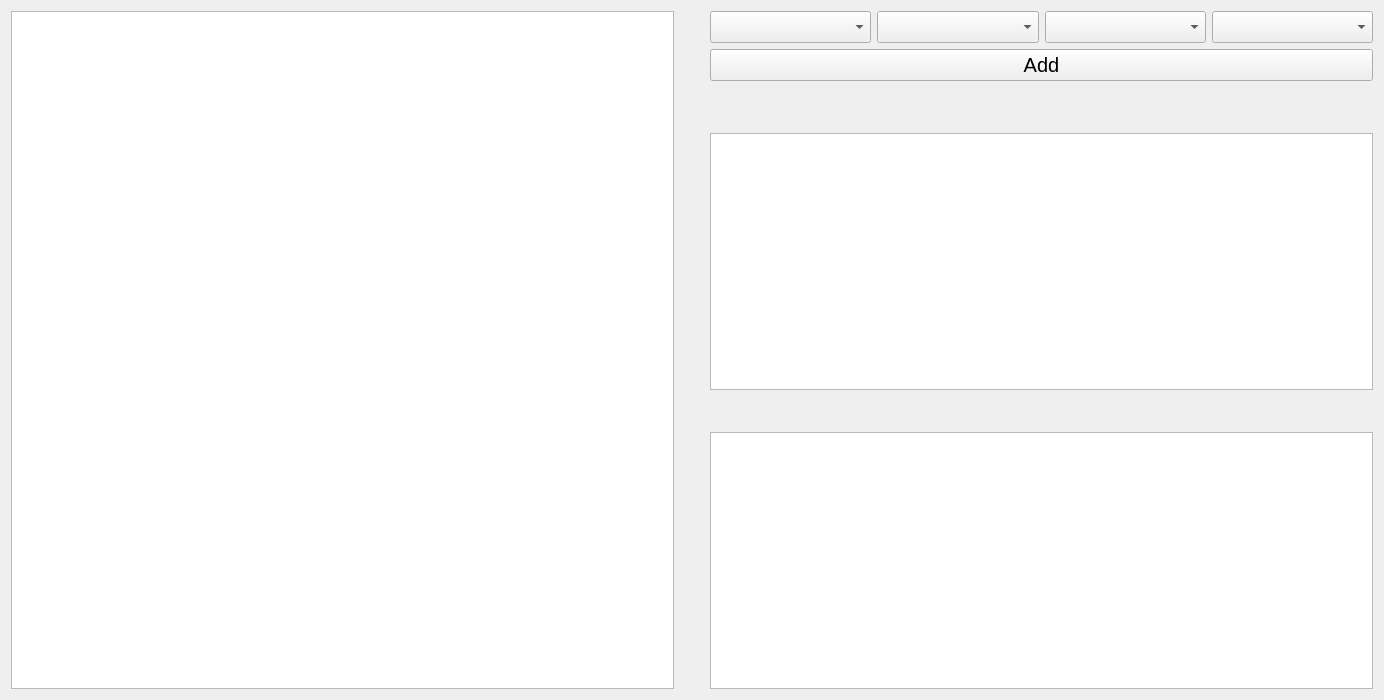
<?xml version="1.0" encoding="UTF-8"?>
<ui version="4.0">
 <class>Form</class>
 <widget class="QWidget" name="Form">
  <property name="geometry">
   <rect>
    <x>0</x>
    <y>0</y>
    <width>1384</width>
    <height>700</height>
   </rect>
  </property>
  <property name="font">
   <font>
    <pointsize>15</pointsize>
   </font>
  </property>
  <property name="windowTitle">
   <string>Form</string>
  </property>
  <layout class="QGridLayout" name="gridLayout">
   <item row="0" column="0" rowspan="6">
    <widget class="QTextEdit" name="display">
     <property name="verticalScrollBarPolicy">
      <enum>Qt::ScrollBarAsNeeded</enum>
     </property>
     <property name="horizontalScrollBarPolicy">
      <enum>Qt::ScrollBarAsNeeded</enum>
     </property>
     <property name="sizeAdjustPolicy">
      <enum>QAbstractScrollArea::AdjustIgnored</enum>
     </property>
     <property name="autoFormatting">
      <set>QTextEdit::AutoNone</set>
     </property>
     <property name="tabChangesFocus">
      <bool>false</bool>
     </property>
     <property name="readOnly">
      <bool>true</bool>
     </property>
     <property name="html">
      <string>&lt;!DOCTYPE HTML PUBLIC &quot;-//W3C//DTD HTML 4.0//EN&quot; &quot;http://www.w3.org/TR/REC-html40/strict.dtd&quot;&gt;
&lt;html&gt;&lt;head&gt;&lt;meta name=&quot;qrichtext&quot; content=&quot;1&quot; /&gt;&lt;style type=&quot;text/css&quot;&gt;
p, li { white-space: pre-wrap; }
&lt;/style&gt;&lt;/head&gt;&lt;body style=&quot; font-family:'MS Shell Dlg 2'; font-size:15pt; font-weight:400; font-style:normal;&quot;&gt;
&lt;p style=&quot;-qt-paragraph-type:empty; margin-top:0px; margin-bottom:0px; margin-left:0px; margin-right:0px; -qt-block-indent:0; text-indent:0px;&quot;&gt;&lt;br /&gt;&lt;/p&gt;&lt;/body&gt;&lt;/html&gt;</string>
     </property>
    </widget>
   </item>
   <item row="3" column="2">
    <widget class="QTextEdit" name="console"/>
   </item>
   <item row="0" column="1">
    <spacer name="horizontalSpacer">
     <property name="orientation">
      <enum>Qt::Horizontal</enum>
     </property>
     <property name="sizeType">
      <enum>QSizePolicy::Maximum</enum>
     </property>
     <property name="sizeHint" stdset="0">
      <size>
       <width>30</width>
       <height>20</height>
      </size>
     </property>
    </spacer>
   </item>
   <item row="5" column="2">
    <widget class="QTextEdit" name="helpMe">
     <property name="readOnly">
      <bool>true</bool>
     </property>
    </widget>
   </item>
   <item row="4" column="2">
    <spacer name="verticalSpacer">
     <property name="orientation">
      <enum>Qt::Vertical</enum>
     </property>
     <property name="sizeType">
      <enum>QSizePolicy::Maximum</enum>
     </property>
     <property name="sizeHint" stdset="0">
      <size>
       <width>20</width>
       <height>30</height>
      </size>
     </property>
    </spacer>
   </item>
   <item row="0" column="2">
    <layout class="QHBoxLayout" name="horizontalLayout">
     <item>
      <widget class="QComboBox" name="comboBoxMin"/>
     </item>
     <item>
      <widget class="QComboBox" name="comboBoxOrg"/>
     </item>
     <item>
      <widget class="QComboBox" name="comboBoxDiv"/>
     </item>
     <item>
      <widget class="QComboBox" name="comboBoxEmp"/>
     </item>
    </layout>
   </item>
   <item row="1" column="2">
    <widget class="QPushButton" name="addButton">
     <property name="text">
      <string>Add</string>
     </property>
    </widget>
   </item>
   <item row="2" column="2">
    <spacer name="verticalSpacer_2">
     <property name="orientation">
      <enum>Qt::Vertical</enum>
     </property>
     <property name="sizeType">
      <enum>QSizePolicy::Maximum</enum>
     </property>
     <property name="sizeHint" stdset="0">
      <size>
       <width>20</width>
       <height>40</height>
      </size>
     </property>
    </spacer>
   </item>
  </layout>
 </widget>
 <resources/>
 <connections>
  <connection>
   <sender>console</sender>
   <signal>textChanged()</signal>
   <receiver>Form</receiver>
   <slot>slotParseConsole()</slot>
   <hints>
    <hint type="sourcelabel">
     <x>1372</x>
     <y>337</y>
    </hint>
    <hint type="destinationlabel">
     <x>612</x>
     <y>250</y>
    </hint>
   </hints>
  </connection>
  <connection>
   <sender>addButton</sender>
   <signal>clicked()</signal>
   <receiver>Form</receiver>
   <slot>slotAddToEntity()</slot>
   <hints>
    <hint type="sourcelabel">
     <x>1210</x>
     <y>76</y>
    </hint>
    <hint type="destinationlabel">
     <x>678</x>
     <y>85</y>
    </hint>
   </hints>
  </connection>
 </connections>
 <slots>
  <slot>slotParseConsole()</slot>
  <slot>slotAddToEntity()</slot>
 </slots>
</ui>
